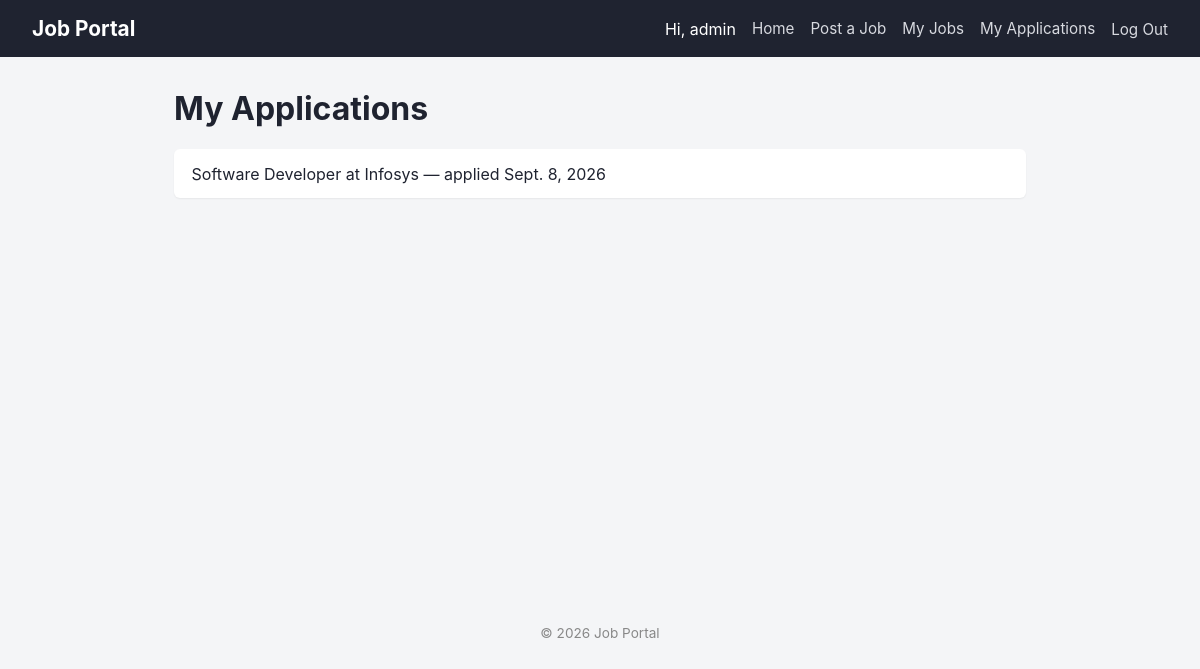
Page /my-applications/ (signed in) on the committed database.
### accounts/models.py (models this page shows, shortened)
class CustomUser(AbstractUser):
    ROLE_CHOICES = [
        ('employer', 'Employer'),
        ('seeker', 'Job Seeker'),
    ]
    role = models.CharField(max_length=20, choices=ROLE_CHOICES, default='seeker')

### jobs/models.py (models this page shows, shortened)
class Application(models.Model):
    job = models.ForeignKey(Job, on_delete=models.CASCADE)
    applicant = models.ForeignKey(settings.AUTH_USER_MODEL, on_delete=models.CASCADE)
    date_applied = models.DateField(auto_now_add=True)
    class Meta:
        unique_together = ['job', 'applicant']

class Job(models.Model):
    title = models.CharField(max_length=200)
    company_name = models.CharField(max_length=200)
    description = models.TextField()
    location = models.CharField(max_length=100)
    salary = models.DecimalField(max_digits=10, decimal_places=2)
    posted_by = models.ForeignKey(settings.AUTH_USER_MODEL, on_delete=models.CASCADE)
    date_posted = models.DateField(auto_now_add=True)
    class Meta:
        ordering = ['-date_posted']

### jobs/views.py (the view)
# urls.py: path('my-applications/', views.MyApplicationsListView.as_view(), name='my-applications'),
class MyApplicationsListView(LoginRequiredMixin, ListView):
    model = Application
    template_name = 'my_applications_list.html'
    context_object_name = 'applications'
    def get_queryset(self):
        return Application.objects.filter(
            applicant=self.request.user
        ).select_related('job')

### jobs/templates/my_applications_list.html (shortened to what this page needs)
{% extends "base.html" %}
{% block content %}
<h1>My Applications</h1>
<ul>
{% for application in applications %}
    <li>{{ application.job.title }} at {{ application.job.company_name }} — applied {{ application.date_applied }}</li>
{% empty %}
    <li>You haven't applied to any jobs yet.</li>
{% endfor %}
</ul>
{% endblock %}

### templates/base.html (shortened to what this page needs)
<!DOCTYPE html>
<html lang="en">
<head>
</head>
<body>
    <header>
        <a class="brand" href="{% url 'job-list' %}">Job Portal</a>
        <nav>
            <span>Hi, {{ user.username }}</span>
            <a href="{% url 'job-list' %}">Home</a>
            {% if user.is_authenticated %}
                <a href="{% url 'job-create' %}">Post a Job</a>
                <a href="{% url 'my-jobs' %}">My Jobs</a>
                <a href="{% url 'my-applications' %}">My Applications</a>
                <form method="post" action="{% url 'logout' %}">
                    <button type="submit" class="linklike">Log Out</button>
                </form>
            {% else %}
                <a href="{% url 'login' %}">Log In</a>
                <a href="{% url 'signup' %}">Sign Up</a>
            {% endif %}
        </nav>
    </header>
    <main>
        {% block content %}{% endblock %}
    </main>
    <footer>
        &copy; {% now "Y" %} Job Portal
    </footer>
</body>
</html>

### templates/base.html (style rules this page uses)
* { box-sizing: border-box; }
body { margin: 0; font-family: -apple-system, "Segoe UI", Roboto, Arial, sans-serif; background: #f4f5f7; color: #1f2330; }
header { background: #1f2330; color: #fff; padding: 1rem 2rem; display: flex; align-items: center; justify-content: space-between; flex-wrap: wrap; }
header a.brand { color: #fff; font-size: 1.3rem; font-weight: 700; text-decoration: none; }
nav { display: flex; gap: 1rem; align-items: center; flex-wrap: wrap; }
nav a { color: #d8dae0; text-decoration: none; font-size: 0.95rem; }
nav form { display: inline; margin: 0; }
nav button.linklike { background: none; border: none; color: #d8dae0; font-size: 0.95rem; cursor: pointer; padding: 0; font-family: inherit; }
main { max-width: 900px; margin: 2rem auto; padding: 0 1.5rem; min-height: 60vh; }
h1 { margin-top: 0; }
a { color: #3457d5; }
button, input[type="submit"] { background: #3457d5; color: #fff; border: none; padding: 0.55rem 1.1rem; border-radius: 6px; cursor: pointer; font-size: 0.95rem; }
ul { list-style: none; padding: 0; }
ul li { background: #fff; border-radius: 6px; padding: 0.9rem 1.1rem; margin-bottom: 0.6rem; box-shadow: 0 1px 2px rgba(0,0,0,0.06); }
footer { text-align: center; padding: 1.5rem; color: #888; font-size: 0.85rem; }

### rows in the picture
CustomUser: username "admin"
Application: job "Software Developer", job.company_name "Infosys", date_applied "Sept. 8, 2026"
